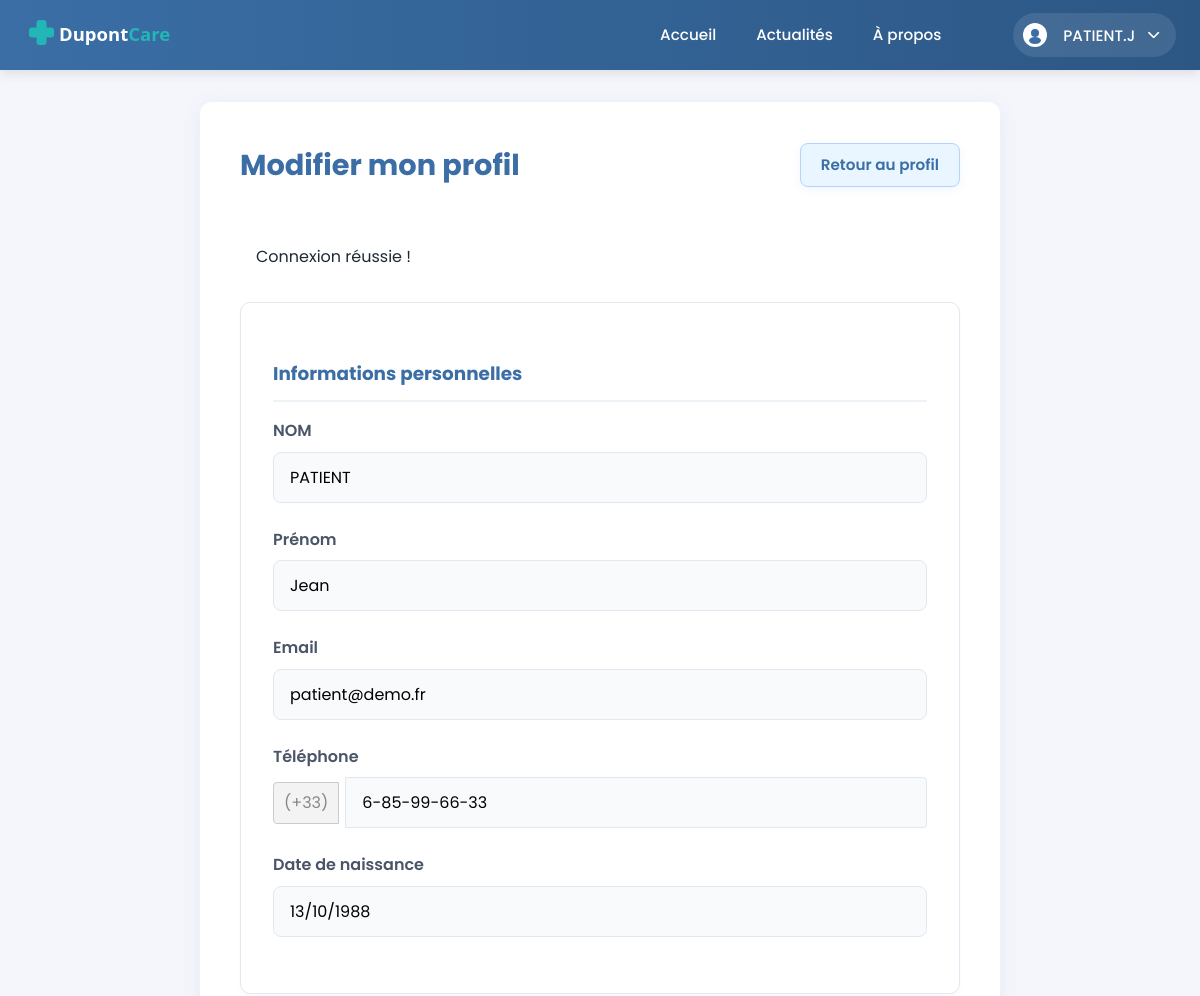
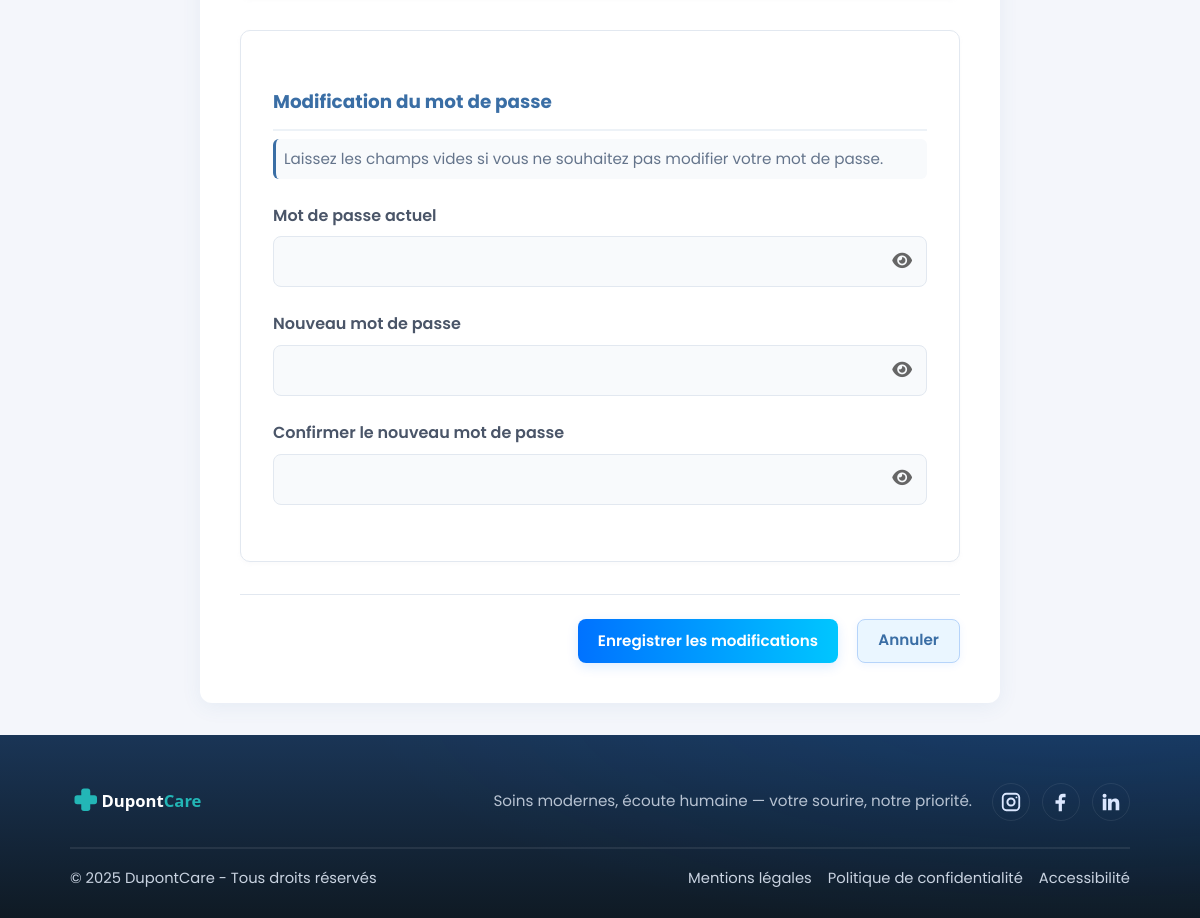
/index.php?page=user&action=edit (signed in), run on the app's committed database (2 pictures, top to bottom).
### tables this page shows
CREATE TABLE `utilisateur` (
  `id` int(10) UNSIGNED NOT NULL,
  `role` enum('PATIENT','MEDECIN','SECRETAIRE') NOT NULL,
  `nom` varchar(100) NOT NULL,
  `prenom` varchar(100) NOT NULL,
  `email` varchar(190) NOT NULL,
  `telephone` varchar(30) DEFAULT NULL,
  `avatar` varchar(255) DEFAULT NULL,
  `password_hash` varchar(255) NOT NULL,
  `date_inscription` datetime NOT NULL DEFAULT current_timestamp(),
  `date_naissance` date DEFAULT NULL
);

### app/controllers/UserController.php (called while the page is built, shortened)
<?php
class UserController {
    private $userModel;
    public function __construct() {
        $this->userModel = new UserModel();
    }
    public function edit() {
        $user = $this->userModel->getUserById($_SESSION['user_id']);
        if (!empty($user['telephone'])) {
            $formData['telephone'] = $user['telephone'];
        }
        if (isset($_SESSION['form_data'])) {
            $formData = $_SESSION['form_data'];
            unset($_SESSION['form_data']);
        } else {
            $formData = [
                'nom' => $user['nom'],
                'prenom' => $user['prenom'],
                'email' => $user['email'],
                'telephone' => $user['telephone'],
                'date_naissance' => $user['date_naissance']
            ];
        }
        require_once 'app/views/user/edit.php';
    }
}

### app/core/App.php (called while the page is built, shortened)
<?php
class App {
    public function run() {
        $action = isset($_GET['action']) ? strtolower($_GET['action']) : 'index';
        $method = strtolower(trim($action));
        $params = [];
        try {
            $controller = new $controllerClass();
            call_user_func_array([$controller, $method], $params);
        } catch (\Exception $e) {
            error_log("Exception dans App.php: " . $e->getMessage());
            http_response_code(404);
            include __DIR__ . '/../views/error/404.php';
        }
    }
}

### index.php (called while the page is built, shortened)
<?php
$app = new App();
$app->run();

### app/models/database.php (called while the page is built, shortened)
<?php
class Database {
    private static $instance = null;
    private $connection;
    private function __construct() {
        $host = DB_HOST;
        $dbname = DB_NAME;
        $user = DB_USER;
        $pass = DB_PASS;
        $charset = DB_CHARSET;
        $options = [
            PDO::ATTR_ERRMODE => PDO::ERRMODE_EXCEPTION,
            PDO::ATTR_DEFAULT_FETCH_MODE => PDO::FETCH_ASSOC,
            PDO::MYSQL_ATTR_INIT_COMMAND => "SET NAMES $charset"
        ];
        try {
            $this->connection = new PDO(
                "mysql:host=$host;dbname=$dbname;charset=$charset",
                $user,
                $pass,
                $options
            );
        } catch (PDOException $e) {
            die('Erreur connexion BDD : ' . $e->getMessage());
        }
    }
    public function prepare($sql) {
        return $this->connection->prepare($sql);
    }
    public static function getInstance() {
        if (self::$instance === null) {
            self::$instance = new self();
        }
        return self::$instance;
    }
}

### app/core/Model.php (called while the page is built, shortened)
<?php
abstract class Model {
    public function __construct() {
        $this->db = Database::getInstance();
    }
}

### app/models/UserModel.php (called while the page is built, shortened)
<?php
class UserModel extends Model {
    public function getUserById($id) {
        $sql = "SELECT * FROM utilisateur WHERE id = ?";
        $stmt = $this->db->prepare($sql);
        $stmt->execute([$id]);
        return $stmt->fetch();
    }
}

### app/views/user/edit.php (the view, shortened to what this page needs)
<?php include __DIR__ . '/../templates/header.php'; ?>
<link rel="stylesheet" href="<?php echo BASE_URL; ?>/css/pages/edit-profile.css">
<link rel="stylesheet" href="https://cdnjs.cloudflare.com/ajax/libs/font-awesome/6.4.0/css/all.min.css">
<link rel="stylesheet" href="https://cdn.jsdelivr.net/npm/flatpickr/dist/flatpickr.min.css">
<main class="profile-edit">
    <section class="form-section">
        <div class="section-header">
            <h2>Modifier mon profil</h2>
            <a href="index.php?page=user&action=profile" class="btn btn-secondary btn-retour-profil">Retour au profil</a>
        </div>
        <?php if (isset($_SESSION['success'])): ?>
            <div class="alert alert-success">
                <?php echo $_SESSION['success']; unset($_SESSION['success']); ?>
            </div>
        <?php endif; ?>
        <form class="profile-form" method="post" action="index.php?page=user&action=edit">
            <div class="info-block">
                <h3>Informations personnelles</h3>
                <div class="form-group">
                    <label for="nom">NOM</label>
                    <input
                        type="text"
                        id="nom"
                        name="nom"
                        required
                        value="<?php echo htmlspecialchars($formData['nom'] ?? ''); ?>">
                </div>
                <div class="form-group">
                    <label for="prenom">Prénom</label>
                    <input
                        type="text"
                        id="prenom"
                        name="prenom"
                        required
                        value="<?php echo htmlspecialchars($formData['prenom'] ?? ''); ?>">
                </div>
                <div class="form-group">
                    <label for="email">Email</label>
                    <input
                        type="email"
                        id="email"
                        name="email"
                        required
                        value="<?php echo htmlspecialchars($formData['email'] ?? ''); ?>">
                </div>
                <div class="form-group">
                    <label for="telephone">Téléphone</label>
                    <div style="display: flex; align-items: center; gap: 6px;">
                        <span style="background: #f3f3f3; border: 1px solid #ccc; border-radius: 4px 0 0 4px; padding: 7px 10px; color: #888; font-size: 1em;">(+33)</span>
                        <input
                            type="tel"
                            id="telephone"
                            name="telephone"
                            maxlength="13"
                            inputmode="numeric"
                            autocomplete="tel"
                            style="border-radius: 0 4px 4px 0;"
                            pattern="^[1-9]-[0-9]{2}-[0-9]{2}-[0-9]{2}-[0-9]{2}$"
                            value="<?php
                                $phone  = $formData['telephone'] ?? '';
                                $digits = preg_replace('/[^0-9]/', '', $phone);
                                if (strpos($digits, '33') === 0) {
                                    $digits = substr($digits, 2);
                                }
                                if (strlen($digits) === 9) {
                                    $phone = sprintf('%s-%s-%s-%s-%s',
                                        substr($digits, 0, 1),
                                        substr($digits, 1, 2),
                                        substr($digits, 3, 2),
                                        substr($digits, 5, 2),
                                        substr($digits, 7, 2)
                                    );
                                } else {
                                    $phone = '';
                                }
                                echo htmlspecialchars($phone);
                            ?>"
                            placeholder="X-XX-XX-XX-XX">
                    </div>
                </div>
                <div class="form-group">
                    <label for="date_naissance">Date de naissance</label>
                    <input
                        type="text"
                        id="date_naissance"
                        name="date_naissance"
                        class="flatpickr"
                        value="<?php
                            $date_value = $formData['date_naissance'] ?? $user['date_naissance'] ?? '';
                            if (!empty($date_value) && $date_value !== '0000-00-00') {
                                $date = DateTime::createFromFormat('Y-m-d', $date_value);
                                if ($date) {
                                    echo $date->format('d/m/Y');
                                }
                            }
                        ?>"
                        placeholder="JJ/MM/AAAA"
                        autocomplete="off"
                        required>
                </div>
            </div>
            <div class="info-block">
                <h3>Modification du mot de passe</h3>
                <p class="form-info">Laissez les champs vides si vous ne souhaitez pas modifier votre mot de passe.</p>
                <div class="form-group password-group">
                    <label for="current_password">Mot de passe actuel</label>
                    <div class="password-input-container">
                        <input type="password" id="current_password" name="current_password" autocomplete="current-password">
                        <span class="password-toggle" onclick="togglePassword('current_password', this)" aria-label="Afficher/Masquer le mot de passe">
                            <i class="fas fa-eye" aria-hidden="true"></i>
                        </span>
                    </div>
                </div>
                <div class="form-group password-group">
                    <label for="new_password">Nouveau mot de passe</label>
                    <div class="password-input-container">
                        <input type="password" id="new_password" name="new_password" autocomplete="new-password">
                        <span class="password-toggle" onclick="togglePassword('new_password', this)" aria-label="Afficher/Masquer le mot de passe">
                            <i class="fas fa-eye" aria-hidden="true"></i>
                        </span>
                    </div>
                </div>
                <div class="form-group password-group">
                    <label for="confirm_password">Confirmer le nouveau mot de passe</label>
                    <div class="password-input-container">
                        <input type="password" id="confirm_password" name="confirm_password" autocomplete="new-password">
                        <span class="password-toggle" onclick="togglePassword('confirm_password', this)" aria-label="Afficher/Masquer le mot de passe">
                            <i class="fas fa-eye" aria-hidden="true"></i>
                        </span>
                    </div>
                </div>
            </div>
            <div class="form-actions">
                <button type="submit" class="btn btn-primary">Enregistrer les modifications</button>
                <a href="index.php?page=user&action=profile" class="btn btn-secondary">Annuler</a>
            </div>
        </form>
    </section>
</main>
<?php include __DIR__ . '/../templates/footer.php'; ?>

### css/base/polices.css (style rules this page uses)
body { font-family: 'Poppins', system-ui, -apple-system, Segoe UI, Roboto, Arial, sans-serif !important; }
button, input, select, textarea, .btn, .btn-primary, .btn-secondary, .btn-admin, .btn-hero, .btn-outline, .btn-small, .btn-login, .btn-register, .btn-cancel, .btn-confirm, .btn-new-rdv, .tab-button, .user-button, .guest-button, label, span, p, h1, h2, h3, h4, h5, h6, div, a, td, th { font-family: 'Poppins', sans-serif !important; }
.form-group input, .form-group select, .form-group textarea, .admin-filter input, .login-field input, .register-field input, .date-input, input[type="text"], input[type="email"], input[type="password"], input[type="tel"], input[type="date"], input[type="number"] { font-family: 'Poppins', sans-serif !important; }
html { height: 100%; }
body { min-height: 100vh; display: flex; flex-direction: column; }
body > main { flex: 1 0 auto; }

### css/base/style.css (style rules this page uses)
* { box-sizing: border-box; margin: 0; padding: 0; scroll-behavior: auto; }
body { font-family: 'Poppins', system-ui, -apple-system, Segoe UI, Roboto, Arial, sans-serif; line-height: 1.6; color: #333; }
main { min-height: auto; width: 100%; }
.form-group { margin-bottom: 1rem; }
.form-group label { display: block; margin-bottom: 0.5rem; font-weight: 500; }
.form-group input { width: 100%; padding: 0.75rem; border: 1px solid #ddd; border-radius: 8px; font-size: 1rem; }
.alert { padding: 1rem; border-radius: 8px; margin-bottom: 1rem; }
:root { --bg: #f4f6fb; --brand: #3a6ea5; --accent: #00c6ff; --accent-2: #0072ff; --text: #1e2936; --white: #fff; --focus-ring: #0072ff; --focus-ring-offset: 2px; }
* { box-sizing: border-box; margin: 0; padding: 0; }
html, body { height: 100%; }
body { font-family: 'Poppins', system-ui, -apple-system, Segoe UI, Roboto, Arial, sans-serif; background: var(--bg); color: var(--text); line-height: 1.6; }
.btn { width: auto; display: inline-flex; align-items: center; justify-content: center; padding: 10px 18px; border-radius: 8px; color: #fff; font-weight: 600; text-decoration: none; font-size: 0.9375rem; transition: all 0.3s ease; border: none; cursor: pointer; white-space: nowrap; }
.btn-primary { background-color: #3a6ea5; box-shadow: 0 4px 12px rgba(58, 110, 165, 0.2); }

### css/layouts/header.css (style rules this page uses)
:root { --header-height: 70px; --header-bg: linear-gradient(90deg, #3a6ea5 0%, #2c5785 100%); --header-shadow: 0 2px 12px rgba(0, 0, 0, 0.12); --nav-item-hover: rgba(255, 255, 255, 0.15); --btn-primary: #00c6ff; --btn-primary-hover: #00b3e6; --dropdown-shadow: 0 4px 20px rgba(0, 0, 0, 0.15); --transition: 0.2s ease-in-out; }

### css/layouts/footer.css (style rules this page uses)
:root { --footer-bg: #0f1724; --footer-text: #c9d3e1; --footer-heading: #ffffff; --footer-line: rgba(255,255,255,0.08); --brand: #3a6ea5; }

### app/views/user/edit.php (style rules this page uses)
.password-group { position: relative; }
.password-input-container { position: relative; display: flex; align-items: center; }
.password-input-container input { width: 100%; padding-right: 40px; }
.password-toggle { position: absolute; right: 10px; top: 50%; transform: translateY(-50%); cursor: pointer; color: #666; padding: 5px; }
.password-toggle i { font-size: 1.1em; }

### data on the page
utilisateur: nom "PATIENT", prenom "Jean", email "patient@demo.fr", telephone "6-85-99-66-33", date_naissance "13/10/1988"

### other printed values
$nom "PATIENT"
$premiereLettre "J"
$_SESSION['success'] "Connexion réussie !"
